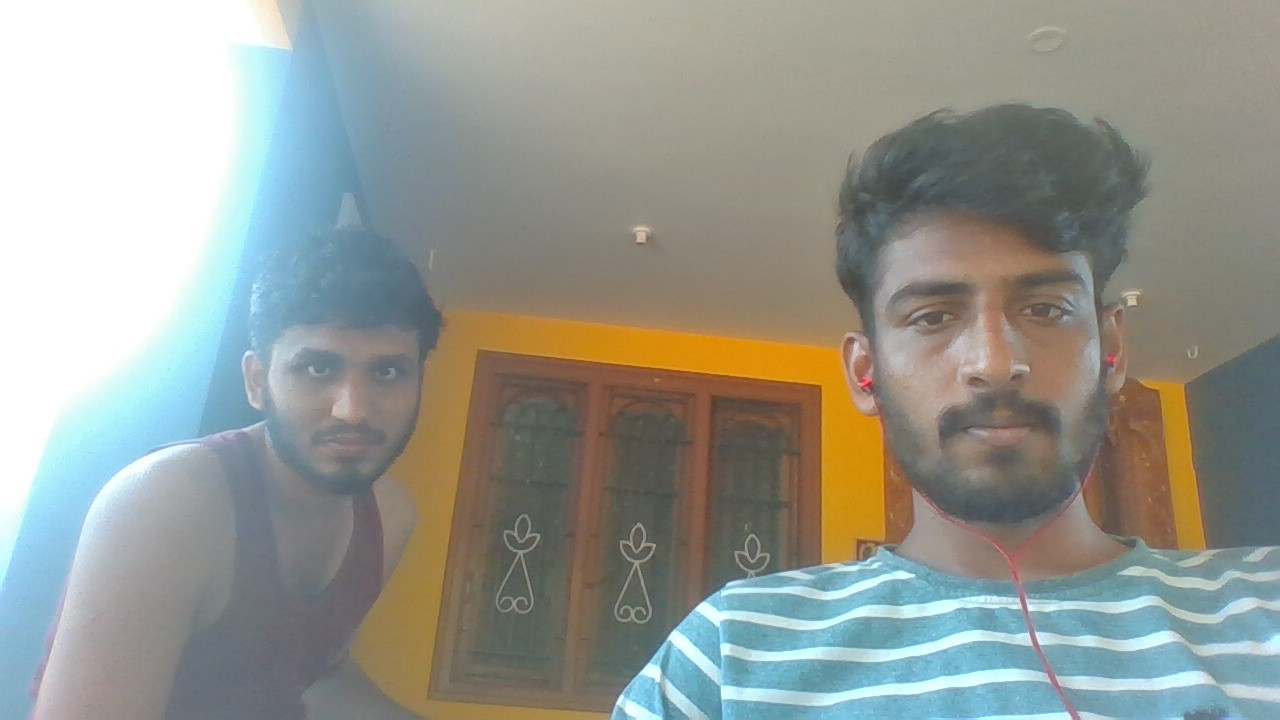
#> input picture FacialRecognition - 1/test (2).jpg, 1280 x 720 px, found by its file name
$ python load_model_image.py
#> lines starting #> are read from the running program, lines starting #| are printed output that depends on the picture
### FacialRecognition - 1/faceRecognition.py
import numpy as np
import cv2
import os


#Face detection is done
def faceDetection(test_img):
    gray_img=cv2.cvtColor(test_img,cv2.COLOR_BGR2GRAY)
    face_haar=cv2.CascadeClassifier('C:\\opencv\\build\\etc\\haarcascades\\haarcascade_frontalface_default.xml') #Give path to haar classifier as i have given
    faces=face_haar.detectMultiScale(gray_img,scaleFactor=1.2,minNeighbors=3)
    return faces,gray_img

#Labels for training data has been created

# [34 lines left out: functions labels_for_training_data, train_classifier, not called in this run]


#Drawing a Rectangle on the Face Function
def draw_rect(test_img,face):
    (x,y,w,h)=face
    cv2.rectangle(test_img,(x,y),(x+w,y+h),(0,255,0),thickness=3)

#Putting text on images
def put_text(test_img,text,x,y):
    cv2.putText(test_img,text,(x,y),cv2.FONT_HERSHEY_DUPLEX,3,(255,0,0),6)


### FacialRecognition - 1/load_model_image.py
import numpy as np
import cv2
import os

import faceRecognition as fr
print (fr)

test_img=cv2.imread(r'D:\mydata-ofc\Testing Folder\face-recognition\Face-Recognition-master\test (2).jpg')      #Give path to the image which you want to test
#> test_img is the input picture: shape (720, 1280, 3); mean B, G, R 145.7, 152.9, 149.8


faces_detected,gray_img=fr.faceDetection(test_img)
#> in faceDetection, `gray_img=cv2.cvtColor(test_img,cv2.COLOR_BGR2GRAY)`:
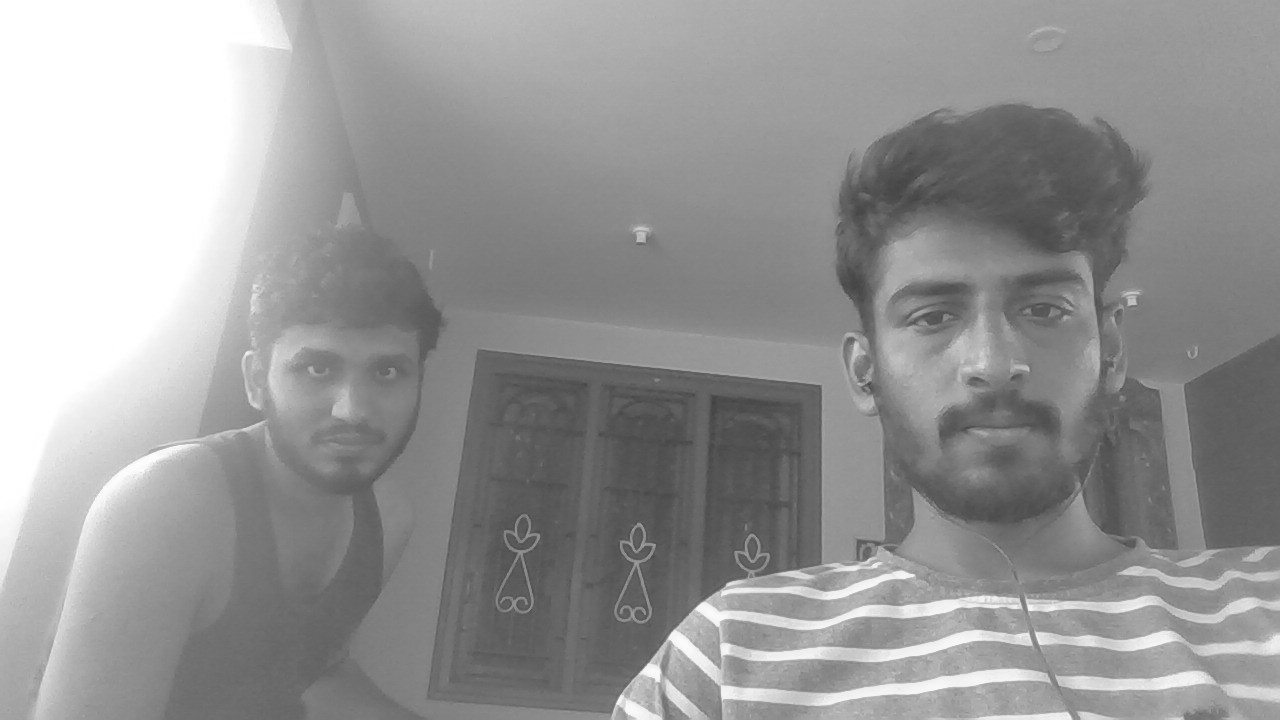
#> gray_img: shape (720, 1280); min 66, max 255, mean 151.1
#> in faceDetection, `faces=face_haar.detectMultiScale(gray_img,scaleFactor=1.2,minNeighbors..`: faces = [[257, 301, 189, 189], [840, 191, 307, 307]]
#> faces_detected = [[257, 301, 189, 189], [840, 191, 307, 307]]
print("face Detected: ",faces_detected)
#| face Detected:  [[257 301 189 189]
#|  [840 191 307 307]]


face_recognizer=cv2.face.LBPHFaceRecognizer_create()
#> (the run stopped early here; a loop or call above may not have finished)
